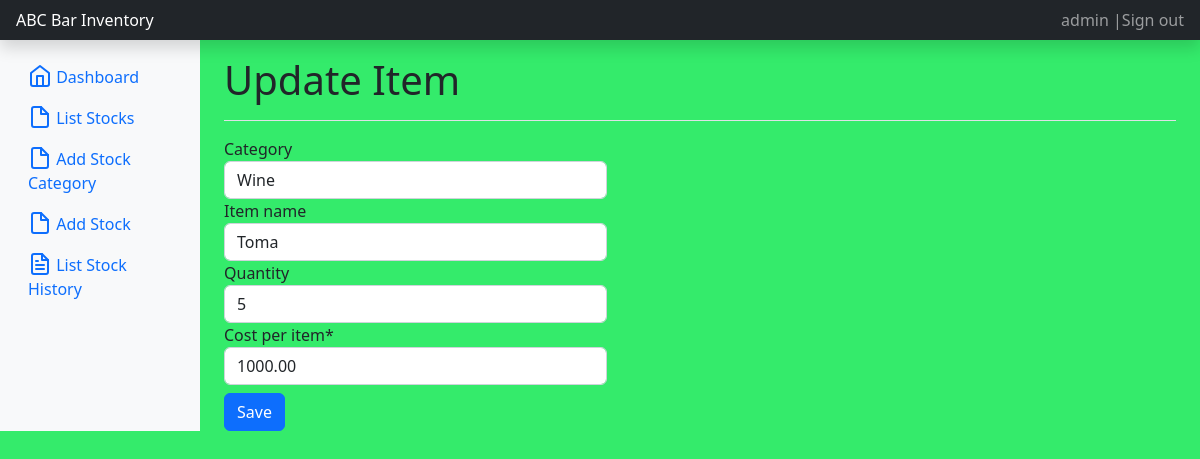
Page /update_items/3/ (signed in) on the earlier database version.
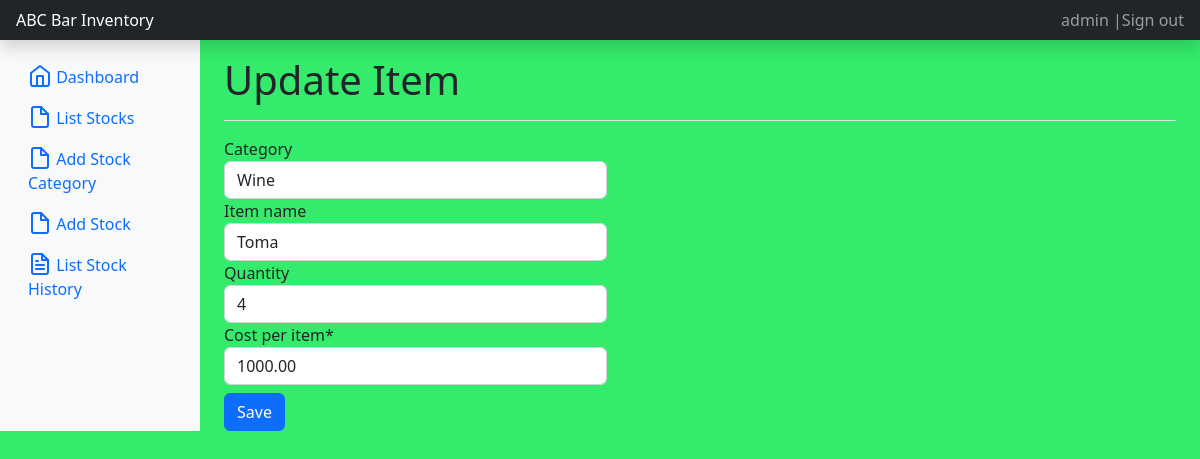
Same page on the later database version.
### barstore/models.py (models this page shows, shortened)
class Stock(models.Model):
    category = models.ForeignKey(
        Category, on_delete=models.CASCADE, blank=True)
    item_name = models.CharField(max_length=50, blank=True, null=True)
    quantity = models.IntegerField(default='0', blank=True, null=True)
    cost_per_item = models.DecimalField(
        max_digits=19, decimal_places=2, null=False, blank=False)
    sales = models.DecimalField(
        max_digits=19, decimal_places=2, null=True, blank=False)
    quantity_damaged = models.IntegerField(default='0', blank=True, null=True)
    receive_quantity = models.IntegerField(default='0', blank=True, null=True)
    receive_by = models.CharField(max_length=50, blank=True, null=True)
    issue_quantity = models.IntegerField(default='0', blank=True, null=True)
    issue_by = models.CharField(max_length=50, blank=True, null=True)
    issue_to = models.CharField(max_length=50, blank=True, null=True)
    created_by = models.CharField(max_length=50, blank=True, null=True)
    reorder_level = models.IntegerField(default='0', blank=True, null=True)
    last_updated = models.DateTimeField(auto_now_add=False, auto_now=True)
    timestamp = models.DateTimeField(auto_now_add=True, auto_now=False)

### barstore/views.py (the view)
# urls.py: path('update_items/<str:pk>/', views.update_items, name="update_items"),
@login_required
def update_items(request, pk):
    header = 'Update Item'
    queryset = Stock.objects.get(id=pk)
    form = StockUpdateForm(instance=queryset)
    if request.method == 'POST':
        form = StockUpdateForm(request.POST, instance=queryset)
        if form.is_valid():
            form.save()
            messages.success(request, 'Updated Successfully')
            return redirect('list_item')
    context = {
        'form': form,
        'header':  header,
    }
    return render(request, 'add_items.html', context)

### barstore/forms.py
class StockUpdateForm(forms.ModelForm):
    class Meta:
        model = Stock
        fields = ['category', 'item_name', 'quantity', 'cost_per_item']

### barstore/models.py (called while the page is built)
    def __str__(self):
        return self.name

### barstore/templates/add_items.html
{% extends "layout.html" %}
{% load crispy_forms_tags %}
{% load static %}
{% block page_content %}
<div class="d-flex justify-content-between flex-wrap flex-md-nowrap align-items-center pt-3 pb-2 mb-3 border-bottom">
	<h1 class="h1">{{header}}</h1>
  </div>
  <div class="jumbotron">
  <div class="row">
    <div class="col-sm-5">
       <div class="display_table">
         <form method='POST' action=''>{% csrf_token %}
           {{form|crispy}}
           <input class="btn btn-primary mt-2" type="submit" value='Save'/>
         </form>
       </div>
    </div>
</div>
</div>
	{% endblock %}

Differences in the rows shown:
changed Stock "Wine": quantity "5" → "4"
